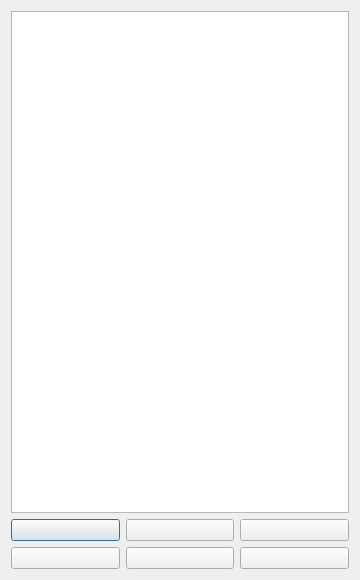
<?xml version="1.0" encoding="UTF-8"?>
<ui version="4.0">
 <class>basketClass</class>
 <widget class="QDialog" name="basketClass">
  <property name="geometry">
   <rect>
    <x>0</x>
    <y>0</y>
    <width>360</width>
    <height>580</height>
   </rect>
  </property>
  <property name="windowTitle">
   <string>basket</string>
  </property>
  <layout class="QGridLayout" name="gridLayout">
   <item row="0" column="0">
    <widget class="QListWidget" name="lstList">
     <property name="font">
      <font>
       <pointsize>8</pointsize>
      </font>
     </property>
     <property name="sortingEnabled">
      <bool>false</bool>
     </property>
    </widget>
   </item>
   <item row="1" column="0">
    <layout class="QVBoxLayout" name="verticalLayout">
     <item>
      <layout class="QHBoxLayout" name="horizontalLayout">
       <item>
        <widget class="QPushButton" name="btnEditar">
         <property name="maximumSize">
          <size>
           <width>16777215</width>
           <height>64</height>
          </size>
         </property>
         <property name="toolTip">
          <string>Edit</string>
         </property>
         <property name="styleSheet">
          <string notr="true"/>
         </property>
         <property name="text">
          <string/>
         </property>
         <property name="icon">
          <iconset resource="Icons.qrc">
           <normaloff>:/icons/icons/edit.png</normaloff>:/icons/icons/edit.png</iconset>
         </property>
         <property name="iconSize">
          <size>
           <width>64</width>
           <height>64</height>
          </size>
         </property>
         <property name="shortcut">
          <string>Ctrl+S</string>
         </property>
         <property name="flat">
          <bool>false</bool>
         </property>
        </widget>
       </item>
       <item>
        <widget class="QPushButton" name="btnShow">
         <property name="maximumSize">
          <size>
           <width>16777215</width>
           <height>64</height>
          </size>
         </property>
         <property name="toolTip">
          <string>See all</string>
         </property>
         <property name="styleSheet">
          <string notr="true"/>
         </property>
         <property name="text">
          <string/>
         </property>
         <property name="icon">
          <iconset resource="Icons.qrc">
           <normaloff>:/icons/icons/viewmag+.png</normaloff>
           <normalon>:/icons/icons/viewmag-.png</normalon>:/icons/icons/viewmag+.png</iconset>
         </property>
         <property name="iconSize">
          <size>
           <width>64</width>
           <height>64</height>
          </size>
         </property>
         <property name="checkable">
          <bool>true</bool>
         </property>
         <property name="flat">
          <bool>false</bool>
         </property>
        </widget>
       </item>
       <item>
        <widget class="QPushButton" name="btnConfig">
         <property name="maximumSize">
          <size>
           <width>16777215</width>
           <height>64</height>
          </size>
         </property>
         <property name="toolTip">
          <string>Config</string>
         </property>
         <property name="styleSheet">
          <string notr="true"/>
         </property>
         <property name="text">
          <string/>
         </property>
         <property name="icon">
          <iconset resource="Icons.qrc">
           <normaloff>:/icons/icons/config.png</normaloff>:/icons/icons/config.png</iconset>
         </property>
         <property name="iconSize">
          <size>
           <width>64</width>
           <height>64</height>
          </size>
         </property>
         <property name="flat">
          <bool>false</bool>
         </property>
        </widget>
       </item>
      </layout>
     </item>
     <item>
      <layout class="QHBoxLayout" name="horizontalLayout_2">
       <item>
        <widget class="QPushButton" name="btnVaciarChk">
         <property name="maximumSize">
          <size>
           <width>16777215</width>
           <height>64</height>
          </size>
         </property>
         <property name="toolTip">
          <string>Delete items</string>
         </property>
         <property name="styleSheet">
          <string notr="true"/>
         </property>
         <property name="text">
          <string/>
         </property>
         <property name="icon">
          <iconset resource="Icons.qrc">
           <normaloff>:/icons/icons/editcut.png</normaloff>:/icons/icons/editcut.png</iconset>
         </property>
         <property name="iconSize">
          <size>
           <width>64</width>
           <height>64</height>
          </size>
         </property>
         <property name="flat">
          <bool>false</bool>
         </property>
        </widget>
       </item>
       <item>
        <widget class="QPushButton" name="btnVaciar">
         <property name="sizePolicy">
          <sizepolicy hsizetype="Minimum" vsizetype="Fixed">
           <horstretch>0</horstretch>
           <verstretch>0</verstretch>
          </sizepolicy>
         </property>
         <property name="maximumSize">
          <size>
           <width>16777215</width>
           <height>64</height>
          </size>
         </property>
         <property name="toolTip">
          <string>Restart list</string>
         </property>
         <property name="styleSheet">
          <string notr="true"/>
         </property>
         <property name="text">
          <string/>
         </property>
         <property name="icon">
          <iconset resource="Icons.qrc">
           <normaloff>:/icons/icons/restart.png</normaloff>:/icons/icons/restart.png</iconset>
         </property>
         <property name="iconSize">
          <size>
           <width>64</width>
           <height>64</height>
          </size>
         </property>
         <property name="checkable">
          <bool>false</bool>
         </property>
         <property name="checked">
          <bool>false</bool>
         </property>
         <property name="flat">
          <bool>false</bool>
         </property>
        </widget>
       </item>
       <item>
        <widget class="QPushButton" name="btnExit">
         <property name="sizePolicy">
          <sizepolicy hsizetype="Minimum" vsizetype="Fixed">
           <horstretch>0</horstretch>
           <verstretch>0</verstretch>
          </sizepolicy>
         </property>
         <property name="maximumSize">
          <size>
           <width>16777215</width>
           <height>64</height>
          </size>
         </property>
         <property name="toolTip">
          <string>Exit</string>
         </property>
         <property name="styleSheet">
          <string notr="true"/>
         </property>
         <property name="text">
          <string/>
         </property>
         <property name="icon">
          <iconset resource="Icons.qrc">
           <normaloff>:/icons/icons/exit.png</normaloff>:/icons/icons/exit.png</iconset>
         </property>
         <property name="iconSize">
          <size>
           <width>64</width>
           <height>64</height>
          </size>
         </property>
         <property name="flat">
          <bool>false</bool>
         </property>
        </widget>
       </item>
      </layout>
     </item>
    </layout>
   </item>
  </layout>
 </widget>
 <layoutdefault spacing="6" margin="11"/>
 <resources>
  <include location="Icons.qrc"/>
 </resources>
 <connections>
  <connection>
   <sender>btnExit</sender>
   <signal>clicked()</signal>
   <receiver>basketClass</receiver>
   <slot>reject()</slot>
   <hints>
    <hint type="sourcelabel">
     <x>348</x>
     <y>558</y>
    </hint>
    <hint type="destinationlabel">
     <x>313</x>
     <y>448</y>
    </hint>
   </hints>
  </connection>
 </connections>
</ui>
